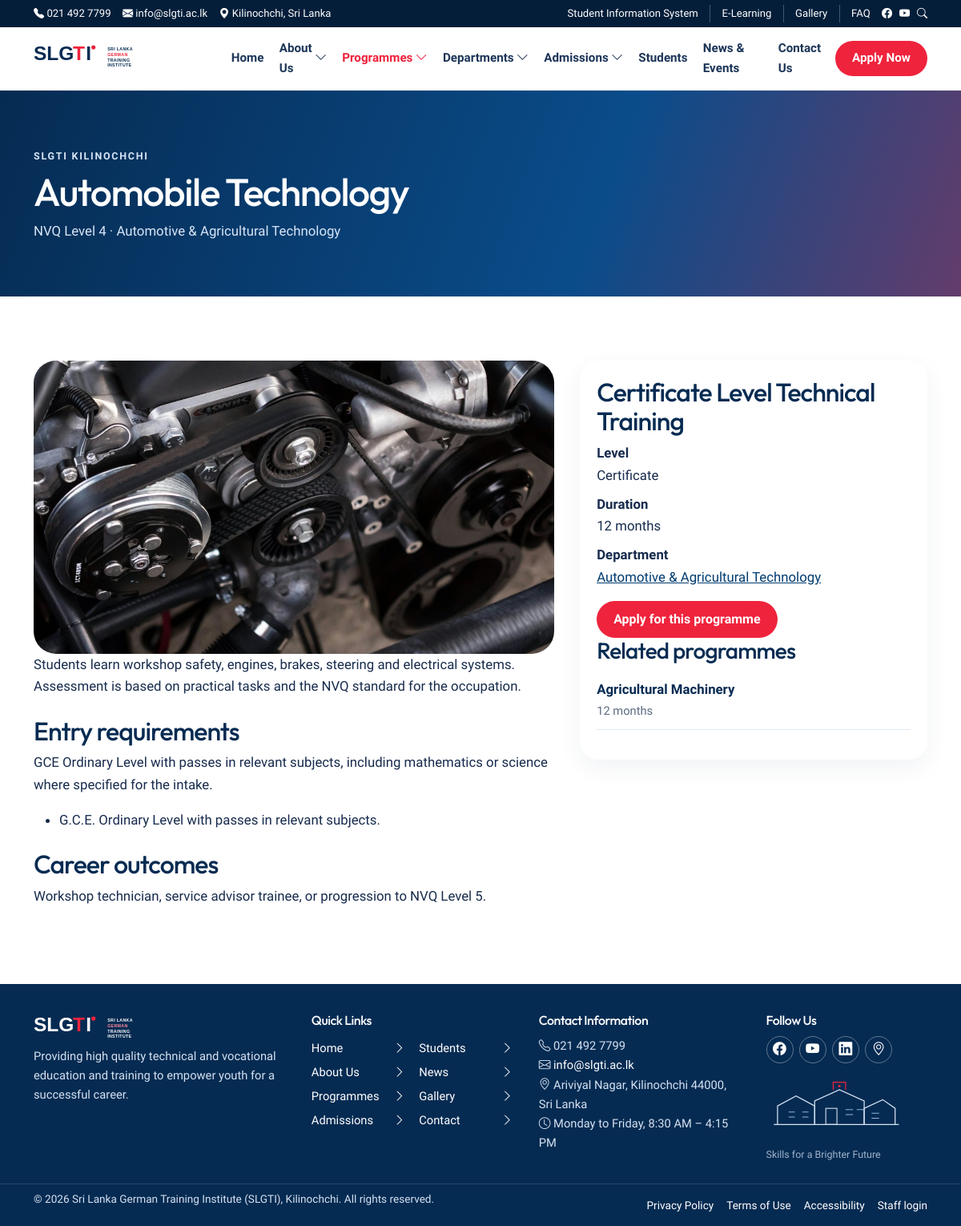
/programmes/automobile-technology, run on the app's committed database.
### tables this page shows
CREATE TABLE `menu_items` (
  `id` int unsigned NOT NULL AUTO_INCREMENT,
  `menu_id` int unsigned NOT NULL,
  `parent_id` int unsigned DEFAULT NULL,
  `label` varchar(150) NOT NULL,
  `url` varchar(255) NOT NULL,
  `sort_order` int NOT NULL DEFAULT '0',
  `status` varchar(20) NOT NULL DEFAULT 'published',
  PRIMARY KEY (`id`),
  KEY `fk_menu_items_parent` (`parent_id`),
  KEY `idx_menu_order` (`menu_id`,`sort_order`),
  CONSTRAINT `fk_menu_items_menu` FOREIGN KEY (`menu_id`) REFERENCES `menus` (`id`) ON DELETE CASCADE,
  CONSTRAINT `fk_menu_items_parent` FOREIGN KEY (`parent_id`) REFERENCES `menu_items` (`id`) ON DELETE CASCADE
);

CREATE TABLE `programmes` (
  `id` int unsigned NOT NULL AUTO_INCREMENT,
  `department_id` int unsigned NOT NULL,
  `level_id` int unsigned NOT NULL,
  `title` varchar(200) NOT NULL,
  `slug` varchar(200) NOT NULL,
  `summary` text NOT NULL,
  `description` mediumtext NOT NULL,
  `duration` varchar(80) NOT NULL,
  `entry_requirements` mediumtext NOT NULL,
  `career_outcomes` mediumtext,
  `image` varchar(255) DEFAULT NULL,
  `sort_order` int NOT NULL DEFAULT '0',
  `status` varchar(20) NOT NULL DEFAULT 'published',
  `created_at` datetime NOT NULL DEFAULT CURRENT_TIMESTAMP,
  `updated_at` datetime NOT NULL DEFAULT CURRENT_TIMESTAMP ON UPDATE CURRENT_TIMESTAMP,
  PRIMARY KEY (`id`),
  UNIQUE KEY `slug` (`slug`),
  KEY `fk_programmes_department` (`department_id`),
  KEY `fk_programmes_level` (`level_id`),
  KEY `idx_programmes_status` (`status`,`sort_order`),
  CONSTRAINT `fk_programmes_department` FOREIGN KEY (`department_id`) REFERENCES `departments` (`id`),
  CONSTRAINT `fk_programmes_level` FOREIGN KEY (`level_id`) REFERENCES `programme_levels` (`id`)
);

CREATE TABLE `programme_levels` (
  `id` int unsigned NOT NULL AUTO_INCREMENT,
  `code` varchar(20) NOT NULL,
  `name` varchar(120) NOT NULL,
  `slug` varchar(80) NOT NULL,
  `qualification` varchar(180) NOT NULL,
  `description` text NOT NULL,
  `sort_order` int NOT NULL DEFAULT '0',
  PRIMARY KEY (`id`),
  UNIQUE KEY `slug` (`slug`)
);

CREATE TABLE `departments` (
  `id` int unsigned NOT NULL AUTO_INCREMENT,
  `name` varchar(180) NOT NULL,
  `slug` varchar(180) NOT NULL,
  `summary` text NOT NULL,
  `description` mediumtext NOT NULL,
  `facilities` mediumtext,
  `image` varchar(255) DEFAULT NULL,
  `icon` varchar(80) DEFAULT NULL,
  `head_name` varchar(150) DEFAULT NULL,
  `email` varchar(180) DEFAULT NULL,
  `phone` varchar(40) DEFAULT NULL,
  `sort_order` int NOT NULL DEFAULT '0',
  `status` varchar(20) NOT NULL DEFAULT 'published',
  `created_at` datetime NOT NULL DEFAULT CURRENT_TIMESTAMP,
  `updated_at` datetime NOT NULL DEFAULT CURRENT_TIMESTAMP ON UPDATE CURRENT_TIMESTAMP,
  PRIMARY KEY (`id`),
  UNIQUE KEY `slug` (`slug`),
  KEY `idx_departments_status` (`status`,`sort_order`)
);

CREATE TABLE `programme_requirements` (
  `id` int unsigned NOT NULL AUTO_INCREMENT,
  `programme_id` int unsigned NOT NULL,
  `requirement` varchar(255) NOT NULL,
  `sort_order` int NOT NULL DEFAULT '0',
  PRIMARY KEY (`id`),
  KEY `fk_requirements_programme` (`programme_id`),
  CONSTRAINT `fk_requirements_programme` FOREIGN KEY (`programme_id`) REFERENCES `programmes` (`id`) ON DELETE CASCADE
);

### app/Views/programmes/show.php (the view)
<?php $title = $programme['title']; $lead = $programme['level_code'] . ' · ' . $programme['department_name']; require APP_PATH . '/Views/partials/page-hero.php'; ?>
<section class="section">
    <div class="container prose-grid">
        <article>
            <img class="cover" src="<?= e(media_url($programme['image'])) ?>" alt="">
            <div class="prose">
                <?= $programme['description'] ?>
                <h2>Entry requirements</h2>
                <?= $programme['entry_requirements'] ?>
                <?php if (!empty($requirements)): ?>
                    <ul>
                        <?php foreach ($requirements as $requirement): ?>
                            <li><?= e($requirement['requirement']) ?></li>
                        <?php endforeach; ?>
                    </ul>
                <?php endif; ?>
                <h2>Career outcomes</h2>
                <?= $programme['career_outcomes'] ?>
            </div>
        </article>
        <aside class="side-card">
            <h2><?= e($programme['qualification']) ?></h2>
            <dl>
                <div><dt>Level</dt><dd><?= e($programme['level_name']) ?></dd></div>
                <div><dt>Duration</dt><dd><?= e($programme['duration']) ?></dd></div>
                <div><dt>Department</dt><dd><a href="<?= e(url('departments/' . $programme['department_slug'])) ?>"><?= e($programme['department_name']) ?></a></dd></div>
            </dl>
            <a class="btn btn-red" href="<?= e(url('apply')) ?>">Apply for this programme</a>
            <?php if ($related): ?>
                <h3>Related programmes</h3>
                <ul class="link-list">
                    <?php foreach ($related as $item): ?>
                        <li><a href="<?= e(url('programmes/' . $item['slug'])) ?>"><?= e($item['title']) ?><small><?= e($item['duration']) ?></small></a></li>
                    <?php endforeach; ?>
                </ul>
            <?php endif; ?>
        </aside>
    </div>
</section>

### app/Views/partials/page-hero.php
<section class="page-hero">
    <div class="container">
        <p class="eyebrow"><?= e($eyebrow ?? 'SLGTI Kilinochchi') ?></p>
        <h1><?= e($title) ?></h1>
        <?php if (!empty($lead)): ?><p><?= e($lead) ?></p><?php endif; ?>
    </div>
</section>

### app/Core/Router.php (shortened to what the rows shown need)
<?php
final class Router
{
    private array $routes = [];
    private function add(string $method, string $path, array $handler): void
    {
        $this->routes[] = compact('method', 'path', 'handler');
    }
    public function dispatch(string $method, string $uri): void
    {
        $path = parse_url($uri, PHP_URL_PATH) ?: '/';
        $base = rtrim(str_replace('\\', '/', dirname($_SERVER['SCRIPT_NAME'] ?? '')), '/');
        $base = preg_replace('#/public$#', '', $base) ?: '';
        $path = '/' . trim($path, '/');
        if ($path !== '/') {
            $path = rtrim($path, '/');
        }
        foreach ($this->routes as $route) {
            if ($route['method'] !== $method) {
                continue;
            }
            $pattern = preg_replace('#\{([a-zA-Z_][a-zA-Z0-9_]*)\}#', '(?P<$1>[^/]+)', $route['path']);
            if (!preg_match('#^' . $pattern . '$#', $path, $matches)) {
                continue;
            }
            $params = [];
            foreach ($matches as $key => $value) {
                if (is_string($key)) {
                    $params[$key] = $value;
                }
            }
            $this->invoke($route['handler'], $params);
            return;
        }
    }
    private function invoke(array $handler, array $params): void
    {
        [$class, $method] = $handler;
        $controller = new $class();
        $controller->{$method}(...array_values($params));
    }
}

### app/Views/partials/navigation.php (shortened to what the rows shown need)
<?php $nav = $nav ?? menu_tree('header'); ?>
<nav class="primary-nav" id="primaryNav" aria-label="Primary">
    <ul>
        <?php if ($nav): ?>
            <?php foreach ($nav as $item): ?>
                <li class="<?= $item['children'] ? 'has-sub' : '' ?>">
                    <a href="<?= e(nav_href($item['url'])) ?>" <?= is_active($item['url']) ? 'aria-current="page"' : '' ?>>
                        <?= e($item['label']) ?>
                        <?php if ($item['children']): ?><i class="bi bi-chevron-down" aria-hidden="true"></i><?php endif; ?>
                    </a>
                </li>
            <?php endforeach; ?>
        <?php endif; ?>
    </ul>
</nav>

### app/Views/partials/footer.php
<?php $footerNav = menu_tree('footer'); ?>
<footer class="site-footer">
    <div class="container footer-grid">
        <div class="footer-brand">
            <img src="<?= e(asset('images/logo-white.svg')) ?>" alt="SLGTI" width="210" height="48">
            <p><?= e(settings('footer_text', 'Providing high quality technical and vocational education and training to empower youth for a successful career.')) ?></p>
        </div>
        <div>
            <h2>Quick Links</h2>
            <ul class="footer-links">
                <?php if ($footerNav): ?>
                    <?php foreach ($footerNav as $item): ?>
                        <li><a href="<?= e(nav_href($item['url'])) ?>"><?= e($item['label']) ?> <i class="bi bi-chevron-right"></i></a></li>
                    <?php endforeach; ?>
                <?php endif; ?>
            </ul>
        </div>
        <div>
            <h2>Contact Information</h2>
            <ul class="contact-list">
                <li><i class="bi bi-telephone"></i> <?= e(settings('phone')) ?></li>
                <li><i class="bi bi-envelope"></i> <a href="mailto:<?= e(settings('email')) ?>"><?= e(settings('email')) ?></a></li>
                <li><i class="bi bi-geo-alt"></i> <?= e(settings('address')) ?></li>
                <li><i class="bi bi-clock"></i> <?= e(settings('hours')) ?></li>
            </ul>
        </div>
        <div class="footer-follow">
            <h2>Follow Us</h2>
            <div class="footer-socials">
                <a href="<?= e(setting_url('facebook_url')) ?>" aria-label="Facebook" target="_blank" rel="noopener"><i class="bi bi-facebook"></i></a>
                <a href="<?= e(setting_url('youtube_url')) ?>" aria-label="YouTube" target="_blank" rel="noopener"><i class="bi bi-youtube"></i></a>
                <a href="<?= e(setting_url('linkedin_url')) ?>" aria-label="LinkedIn" target="_blank" rel="noopener"><i class="bi bi-linkedin"></i></a>
                <a href="<?= e(url('contact')) ?>" aria-label="Location"><i class="bi bi-geo-alt"></i></a>
            </div>
            <img class="campus-art" src="<?= e(asset('images/campus-line.svg')) ?>" alt="" width="180" height="90">
            <p class="campus-caption">Skills for a Brighter Future</p>
        </div>
    </div>
    <div class="footer-base">
        <div class="container footer-base-inner">
            <p>&copy; <?= date('Y') ?> Sri Lanka German Training Institute (SLGTI), Kilinochchi. All rights reserved.</p>
            <ul>
                <li><a href="<?= e(url('privacy')) ?>">Privacy Policy</a></li>
                <li><a href="<?= e(url('terms')) ?>">Terms of Use</a></li>
                <li><a href="<?= e(url('accessibility')) ?>">Accessibility</a></li>
                <li><a href="<?= e(url('admin/login')) ?>">Staff login</a></li>
            </ul>
        </div>
    </div>
</footer>

### data on the page
menu_items: label "Home"
menu_items: label "About Us"
menu_items: label "Programmes"
menu_items: label "Departments"
menu_items: label "Admissions"
menu_items: label "Students"
menu_items: label "News & Events"
menu_items: label "Contact Us"
programmes: title "Automobile Technology", level.name "NVQ Level 4 · Automotive & Agricultural Technology", image (picture), description "Students learn workshop safety, engines, brakes, steering and electrical systems. Assessment is based on practical tasks and the NVQ standard for the occupation.", entry_requirements "GCE Ordinary Level with passes in relevant subjects, including mathematics or science where specified for the intake.", career_outcomes "Workshop technician, service advisor trainee, or progression to NVQ Level 5.", level.qualification "Certificate Level Technical Training", level.name "Certificate", duration "12 months", department.name "Automotive & Agricultural Technology"
programme_requirements: requirement "G.C.E. Ordinary Level with passes in relevant subjects."
programmes: title "Agricultural Machinery", duration "12 months"
menu_items: label "Home"
menu_items: label "About Us"
menu_items: label "Programmes"
menu_items: label "Admissions"
menu_items: label "Students"
menu_items: label "News"
menu_items: label "Gallery"
menu_items: label "Contact"

### other printed values
$phone "021 492 7799"
$email "info@slgti.ac.lk"
$location "Kilinochchi, Sri Lanka"
settings('phone') "021 492 7799"
settings('email') "info@slgti.ac.lk"
settings('address') "Ariviyal Nagar, Kilinochchi 44000, Sri Lanka"
settings('hours') "Monday to Friday, 8:30 AM – 4:15 PM"
